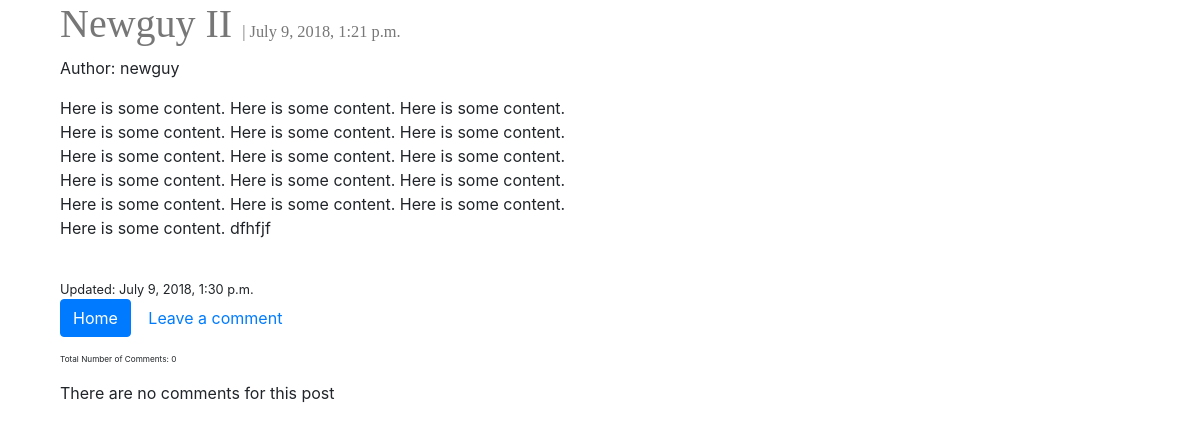
Page /posts/16/ (signed in) on the committed database.
### posts/models.py (models this page shows, shortened)
class Post(models.Model):
	user = models.ForeignKey(settings.AUTH_USER_MODEL, default=1,on_delete=models.CASCADE)
	title = models.CharField(max_length=120)
	content = models.TextField()
	timestamp = models.DateTimeField(auto_now=False, auto_now_add=True)
	updated = models.DateTimeField(auto_now=True, auto_now_add=False)
	image = models.ImageField(upload_to=upload_location,
			null=True,
			blank = True,
			width_field="width_field",
			height_field="height_field")
	height_field = models.IntegerField(default=0)
	width_field=models.IntegerField(default=0)
	class Meta:
		ordering = ["-updated","-timestamp"]

### accounts/models.py (models this page shows)
class User(AbstractUser):
    def __str__(self):
        return self.username

### posts/views.py (the view)
# urls.py: re_path(r'(?P<id>\d+)/', post_detail, name='detail'),
def post_detail(request, id=None): #retrieve
	if not request.user.is_authenticated:
		raise PermissionDenied
	instance = get_object_or_404(Post, id=id)
	comments= Comment.objects.filter(post = id)
	context ={
		"title": instance.title,
		"instance": instance,
		"comments":comments,
	}
	return render(request, "post_detail.html",context)

### templates/post_detail.html (shortened to what this page needs)
{% extends "base.html" %}
{%block content%}
<div class='col-sm-6 col-sm-offset-3'>
	<h1> {{title}} <small><small><small><small>| {{instance.timestamp}}</small></small></small></small> </h1>
	<p> Author: {{instance.user}} </p>
{{instance.content|linebreaks}}<br/>
	<small>Updated: {{instance.updated}}</small><br/>
	<div>
		<p><a href="/posts" class="btn btn-primary" role="button">Home</a>
		<a href="{{obj.get_absolute_url}}comment/"class = "btn" role="button">Leave a comment</a>
		</p>
	</div>
	<small><small><small><p> Total Number of Comments: {{comments.count}}</p></small></small></small>
	<div class=bubble>
	{%for comment in comments %}
		<div class='row'>
	    <div class='col-sm-12'>
	        <div class='thumbnail'>
		    	<div class="bubble">
					<ul>
						<li>
							user: {{comment.user}}<br/>
							{{comment.content}}<br/>
							{{comment.timestamp}}<br/>
							<p><a href="{{obj.get_absolute_url}}/" class="btn btn-primary" role="button">View</a>
						</li>
					</ul>
				</div>
	        </div>
	    </div>
	</div>
	{%empty%}
		<p>There are no comments for this post</p>
	{%endfor%}
</div>
{%endblock content%}

### static/css/base.css (style rules this page uses)
* { box-sizing: border-box; }
h1 { color: #777777; font-family: "Impact"; }

### rows in the picture
Post: title "Newguy II", timestamp "July 9, 2018, 1:21 p.m.", user "newguy", content "Here is some content. Here is some content. Here is some content. Here is some content. Here is some content. Here is some content. Here is some content. Here is some content. Here is some content. Here is some content. Here is some content. Here is some content. Here is some content. Here is some content. Here is some content. Here is some content. dfhfjf", updated "July 9, 2018, 1:30 p.m."

### other values in the picture
{{ comments.count }} "0"
